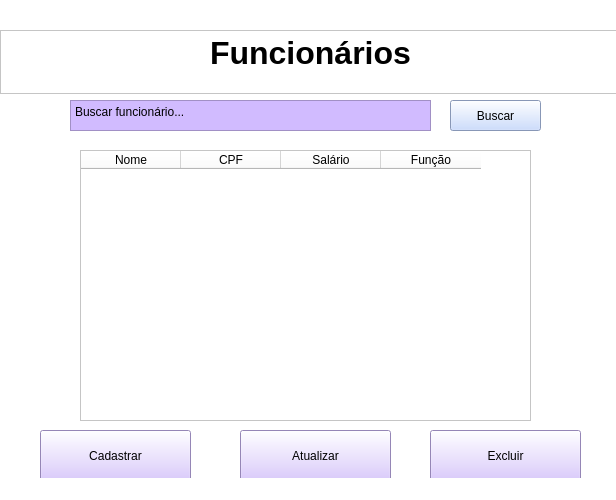
<?xml version="1.0" encoding="UTF-8"?>
<ui version="4.0">
 <class>MainWindow</class>
 <widget class="QMainWindow" name="MainWindow">
  <property name="geometry">
   <rect>
    <x>0</x>
    <y>0</y>
    <width>616</width>
    <height>500</height>
   </rect>
  </property>
  <property name="windowTitle">
   <string>MainWindow</string>
  </property>
  <property name="styleSheet">
   <string notr="true">background-color: rgb(255, 255, 255);</string>
  </property>
  <widget class="QWidget" name="centralwidget">
   <widget class="QTextEdit" name="textEdit">
    <property name="geometry">
     <rect>
      <x>0</x>
      <y>30</y>
      <width>621</width>
      <height>64</height>
     </rect>
    </property>
    <property name="html">
     <string>&lt;!DOCTYPE HTML PUBLIC &quot;-//W3C//DTD HTML 4.0//EN&quot; &quot;http://www.w3.org/TR/REC-html40/strict.dtd&quot;&gt;
&lt;html&gt;&lt;head&gt;&lt;meta name=&quot;qrichtext&quot; content=&quot;1&quot; /&gt;&lt;meta charset=&quot;utf-8&quot; /&gt;&lt;style type=&quot;text/css&quot;&gt;
p, li { white-space: pre-wrap; }
hr { height: 1px; border-width: 0; }
li.unchecked::marker { content: &quot;\2610&quot;; }
li.checked::marker { content: &quot;\2612&quot;; }
&lt;/style&gt;&lt;/head&gt;&lt;body style=&quot; font-family:'Segoe UI'; font-size:9pt; font-weight:400; font-style:normal;&quot;&gt;
&lt;p align=&quot;center&quot; style=&quot; margin-top:0px; margin-bottom:0px; margin-left:0px; margin-right:0px; -qt-block-indent:0; text-indent:0px;&quot;&gt;&lt;span style=&quot; font-size:24pt; font-weight:700;&quot;&gt;Funcionários&lt;/span&gt;&lt;/p&gt;&lt;/body&gt;&lt;/html&gt;</string>
    </property>
   </widget>
   <widget class="QPushButton" name="bt_gerCliente">
    <property name="geometry">
     <rect>
      <x>40</x>
      <y>430</y>
      <width>151</width>
      <height>51</height>
     </rect>
    </property>
    <property name="styleSheet">
     <string notr="true">background-color: rgb(209, 187, 255);</string>
    </property>
    <property name="text">
     <string>Cadastrar</string>
    </property>
   </widget>
   <widget class="QTextEdit" name="txt_buscarFunc">
    <property name="geometry">
     <rect>
      <x>70</x>
      <y>100</y>
      <width>361</width>
      <height>31</height>
     </rect>
    </property>
    <property name="styleSheet">
     <string notr="true">background-color: rgb(209, 187, 255);</string>
    </property>
    <property name="html">
     <string>&lt;!DOCTYPE HTML PUBLIC &quot;-//W3C//DTD HTML 4.0//EN&quot; &quot;http://www.w3.org/TR/REC-html40/strict.dtd&quot;&gt;
&lt;html&gt;&lt;head&gt;&lt;meta name=&quot;qrichtext&quot; content=&quot;1&quot; /&gt;&lt;meta charset=&quot;utf-8&quot; /&gt;&lt;style type=&quot;text/css&quot;&gt;
p, li { white-space: pre-wrap; }
hr { height: 1px; border-width: 0; }
li.unchecked::marker { content: &quot;\2610&quot;; }
li.checked::marker { content: &quot;\2612&quot;; }
&lt;/style&gt;&lt;/head&gt;&lt;body style=&quot; font-family:'Segoe UI'; font-size:9pt; font-weight:400; font-style:normal;&quot;&gt;
&lt;p style=&quot; margin-top:0px; margin-bottom:0px; margin-left:0px; margin-right:0px; -qt-block-indent:0; text-indent:0px;&quot;&gt;Buscar funcionário...&lt;/p&gt;&lt;/body&gt;&lt;/html&gt;</string>
    </property>
   </widget>
   <widget class="QPushButton" name="bt_gerCliente_2">
    <property name="geometry">
     <rect>
      <x>450</x>
      <y>100</y>
      <width>91</width>
      <height>31</height>
     </rect>
    </property>
    <property name="styleSheet">
     <string notr="true">background-color: rgb(190, 211, 255);</string>
    </property>
    <property name="text">
     <string>Buscar</string>
    </property>
   </widget>
   <widget class="QTableWidget" name="tableWidget">
    <property name="geometry">
     <rect>
      <x>80</x>
      <y>150</y>
      <width>451</width>
      <height>271</height>
     </rect>
    </property>
    <column>
     <property name="text">
      <string>Nome</string>
     </property>
    </column>
    <column>
     <property name="text">
      <string>CPF</string>
     </property>
    </column>
    <column>
     <property name="text">
      <string>Salário</string>
     </property>
    </column>
    <column>
     <property name="text">
      <string>Função</string>
     </property>
    </column>
   </widget>
   <widget class="QPushButton" name="bt_gerCliente_3">
    <property name="geometry">
     <rect>
      <x>240</x>
      <y>430</y>
      <width>151</width>
      <height>51</height>
     </rect>
    </property>
    <property name="styleSheet">
     <string notr="true">background-color: rgb(209, 187, 255);</string>
    </property>
    <property name="text">
     <string>Atualizar</string>
    </property>
   </widget>
   <widget class="QPushButton" name="bt_gerCliente_4">
    <property name="geometry">
     <rect>
      <x>430</x>
      <y>430</y>
      <width>151</width>
      <height>51</height>
     </rect>
    </property>
    <property name="styleSheet">
     <string notr="true">background-color: rgb(209, 187, 255);</string>
    </property>
    <property name="text">
     <string>Excluir</string>
    </property>
   </widget>
  </widget>
  <widget class="QStatusBar" name="statusbar"/>
 </widget>
 <resources/>
 <connections/>
</ui>
